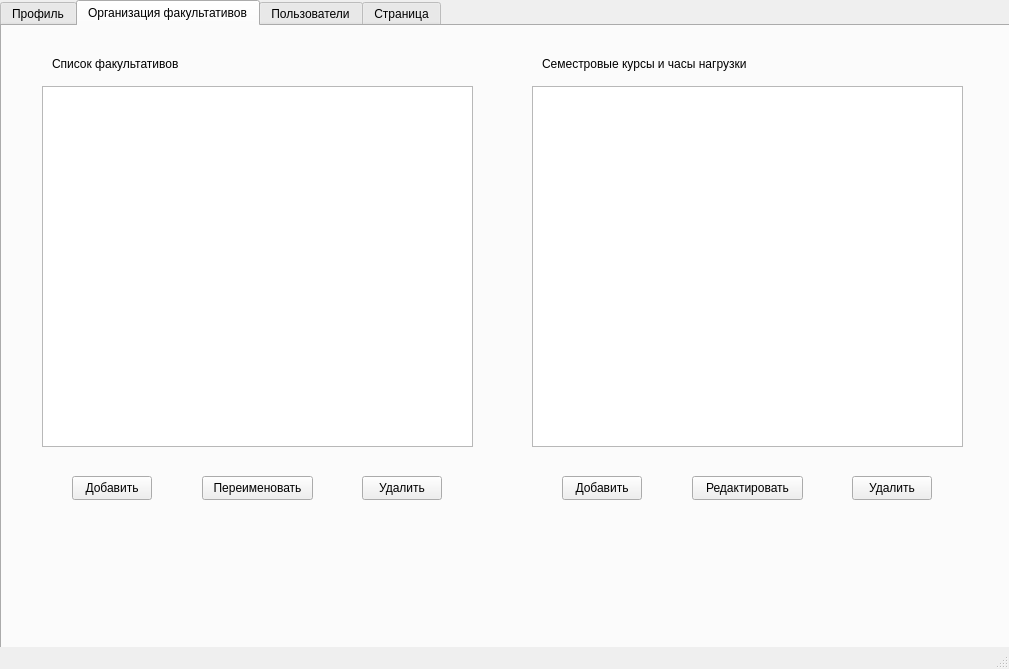
<?xml version="1.0" encoding="UTF-8"?>
<ui version="4.0">
 <class>MainWindow</class>
 <widget class="QMainWindow" name="MainWindow">
  <property name="geometry">
   <rect>
    <x>0</x>
    <y>0</y>
    <width>1009</width>
    <height>669</height>
   </rect>
  </property>
  <property name="windowTitle">
   <string>MainWindow</string>
  </property>
  <widget class="QWidget" name="centralwidget">
   <widget class="QTabWidget" name="tabWidget">
    <property name="geometry">
     <rect>
      <x>0</x>
      <y>0</y>
      <width>1011</width>
      <height>661</height>
     </rect>
    </property>
    <property name="currentIndex">
     <number>1</number>
    </property>
    <widget class="QWidget" name="tab_4">
     <attribute name="title">
      <string>Профиль</string>
     </attribute>
     <widget class="QLineEdit" name="leProfileLogin">
      <property name="geometry">
       <rect>
        <x>80</x>
        <y>130</y>
        <width>631</width>
        <height>24</height>
       </rect>
      </property>
     </widget>
     <widget class="QLineEdit" name="leProfileEmail">
      <property name="geometry">
       <rect>
        <x>80</x>
        <y>180</y>
        <width>631</width>
        <height>24</height>
       </rect>
      </property>
     </widget>
     <widget class="QLabel" name="label">
      <property name="geometry">
       <rect>
        <x>90</x>
        <y>110</y>
        <width>151</width>
        <height>16</height>
       </rect>
      </property>
      <property name="text">
       <string>Логин</string>
      </property>
     </widget>
     <widget class="QLabel" name="lblProfileRole">
      <property name="geometry">
       <rect>
        <x>80</x>
        <y>10</y>
        <width>441</width>
        <height>31</height>
       </rect>
      </property>
      <property name="text">
       <string/>
      </property>
     </widget>
     <widget class="QLabel" name="label_2">
      <property name="geometry">
       <rect>
        <x>90</x>
        <y>160</y>
        <width>151</width>
        <height>16</height>
       </rect>
      </property>
      <property name="text">
       <string>Электронная почта</string>
      </property>
     </widget>
     <widget class="QGroupBox" name="groupBox">
      <property name="geometry">
       <rect>
        <x>80</x>
        <y>230</y>
        <width>781</width>
        <height>251</height>
       </rect>
      </property>
      <property name="title">
       <string>Смена пароля</string>
      </property>
      <widget class="QLineEdit" name="leOldPass">
       <property name="geometry">
        <rect>
         <x>40</x>
         <y>60</y>
         <width>701</width>
         <height>24</height>
        </rect>
       </property>
       <property name="echoMode">
        <enum>QLineEdit::EchoMode::Password</enum>
       </property>
       <property name="placeholderText">
        <string>Введите старый пароль</string>
       </property>
      </widget>
      <widget class="QLineEdit" name="leNewPass">
       <property name="geometry">
        <rect>
         <x>40</x>
         <y>120</y>
         <width>441</width>
         <height>24</height>
        </rect>
       </property>
       <property name="echoMode">
        <enum>QLineEdit::EchoMode::Password</enum>
       </property>
       <property name="placeholderText">
        <string>Введите новый пароль</string>
       </property>
      </widget>
      <widget class="QLineEdit" name="leConfirmNewPass">
       <property name="geometry">
        <rect>
         <x>40</x>
         <y>180</y>
         <width>441</width>
         <height>24</height>
        </rect>
       </property>
       <property name="echoMode">
        <enum>QLineEdit::EchoMode::Password</enum>
       </property>
       <property name="placeholderText">
        <string>Снова введите новый пароль</string>
       </property>
      </widget>
      <widget class="QLabel" name="label_3">
       <property name="geometry">
        <rect>
         <x>50</x>
         <y>40</y>
         <width>151</width>
         <height>16</height>
        </rect>
       </property>
       <property name="text">
        <string>Старый пароль:</string>
       </property>
      </widget>
      <widget class="QLabel" name="label_4">
       <property name="geometry">
        <rect>
         <x>50</x>
         <y>100</y>
         <width>131</width>
         <height>16</height>
        </rect>
       </property>
       <property name="text">
        <string>Новый пароль:</string>
       </property>
      </widget>
      <widget class="QLabel" name="label_5">
       <property name="geometry">
        <rect>
         <x>50</x>
         <y>160</y>
         <width>181</width>
         <height>16</height>
        </rect>
       </property>
       <property name="text">
        <string>Повторите новый пароль:</string>
       </property>
      </widget>
      <widget class="QLabel" name="lblRules">
       <property name="geometry">
        <rect>
         <x>520</x>
         <y>120</y>
         <width>221</width>
         <height>81</height>
        </rect>
       </property>
       <property name="text">
        <string>Длина пароля не менее восьми символов, необходимо наличие хотя бы одной цифры, одной заглавной буквы и одного специального символа.</string>
       </property>
       <property name="wordWrap">
        <bool>true</bool>
       </property>
       <property name="margin">
        <number>3</number>
       </property>
       <property name="indent">
        <number>-1</number>
       </property>
      </widget>
     </widget>
     <widget class="QPushButton" name="btnSaveProfile">
      <property name="geometry">
       <rect>
        <x>190</x>
        <y>520</y>
        <width>221</width>
        <height>24</height>
       </rect>
      </property>
      <property name="text">
       <string>Сохранить изменения</string>
      </property>
     </widget>
     <widget class="QLabel" name="label_6">
      <property name="geometry">
       <rect>
        <x>240</x>
        <y>60</y>
        <width>471</width>
        <height>41</height>
       </rect>
      </property>
      <property name="frameShape">
       <enum>QFrame::Shape::WinPanel</enum>
      </property>
      <property name="text">
       <string>При изменении регистрационных данных для сохранения нажимайте кнопку &quot;Сохранить изменения&quot;!</string>
      </property>
      <property name="textFormat">
       <enum>Qt::TextFormat::AutoText</enum>
      </property>
      <property name="alignment">
       <set>Qt::AlignmentFlag::AlignCenter</set>
      </property>
      <property name="wordWrap">
       <bool>true</bool>
      </property>
     </widget>
     <widget class="QPushButton" name="btnLogout">
      <property name="geometry">
       <rect>
        <x>510</x>
        <y>520</y>
        <width>221</width>
        <height>24</height>
       </rect>
      </property>
      <property name="text">
       <string>Выйти из профиля</string>
      </property>
     </widget>
    </widget>
    <widget class="QWidget" name="tab">
     <attribute name="title">
      <string>Организация факультативов</string>
     </attribute>
     <widget class="QTableView" name="tvElectives">
      <property name="geometry">
       <rect>
        <x>40</x>
        <y>60</y>
        <width>431</width>
        <height>361</height>
       </rect>
      </property>
     </widget>
     <widget class="QTableView" name="tvCourses">
      <property name="geometry">
       <rect>
        <x>530</x>
        <y>60</y>
        <width>431</width>
        <height>361</height>
       </rect>
      </property>
     </widget>
     <widget class="QLabel" name="label_7">
      <property name="geometry">
       <rect>
        <x>50</x>
        <y>30</y>
        <width>191</width>
        <height>16</height>
       </rect>
      </property>
      <property name="text">
       <string>Список факультативов</string>
      </property>
     </widget>
     <widget class="QPushButton" name="btnElectiveAdd">
      <property name="geometry">
       <rect>
        <x>70</x>
        <y>450</y>
        <width>80</width>
        <height>24</height>
       </rect>
      </property>
      <property name="text">
       <string>Добавить</string>
      </property>
     </widget>
     <widget class="QPushButton" name="btnElectiveEdit">
      <property name="geometry">
       <rect>
        <x>200</x>
        <y>450</y>
        <width>111</width>
        <height>24</height>
       </rect>
      </property>
      <property name="text">
       <string>Переименовать</string>
      </property>
     </widget>
     <widget class="QPushButton" name="btnElectiveDelete">
      <property name="geometry">
       <rect>
        <x>360</x>
        <y>450</y>
        <width>80</width>
        <height>24</height>
       </rect>
      </property>
      <property name="text">
       <string>Удалить</string>
      </property>
     </widget>
     <widget class="QLabel" name="label_8">
      <property name="geometry">
       <rect>
        <x>540</x>
        <y>30</y>
        <width>241</width>
        <height>16</height>
       </rect>
      </property>
      <property name="text">
       <string>Семестровые курсы и часы нагрузки</string>
      </property>
     </widget>
     <widget class="QPushButton" name="btnCourseAdd">
      <property name="geometry">
       <rect>
        <x>560</x>
        <y>450</y>
        <width>80</width>
        <height>24</height>
       </rect>
      </property>
      <property name="text">
       <string>Добавить</string>
      </property>
     </widget>
     <widget class="QPushButton" name="btnCourseEdit">
      <property name="geometry">
       <rect>
        <x>690</x>
        <y>450</y>
        <width>111</width>
        <height>24</height>
       </rect>
      </property>
      <property name="text">
       <string>Редактировать</string>
      </property>
     </widget>
     <widget class="QPushButton" name="btnCourseDelete">
      <property name="geometry">
       <rect>
        <x>850</x>
        <y>450</y>
        <width>80</width>
        <height>24</height>
       </rect>
      </property>
      <property name="text">
       <string>Удалить</string>
      </property>
     </widget>
    </widget>
    <widget class="QWidget" name="tab_2">
     <attribute name="title">
      <string>Пользователи</string>
     </attribute>
    </widget>
    <widget class="QWidget" name="tab_3">
     <attribute name="title">
      <string>Страница</string>
     </attribute>
    </widget>
   </widget>
  </widget>
  <widget class="QStatusBar" name="statusbar"/>
 </widget>
 <resources/>
 <connections/>
</ui>
